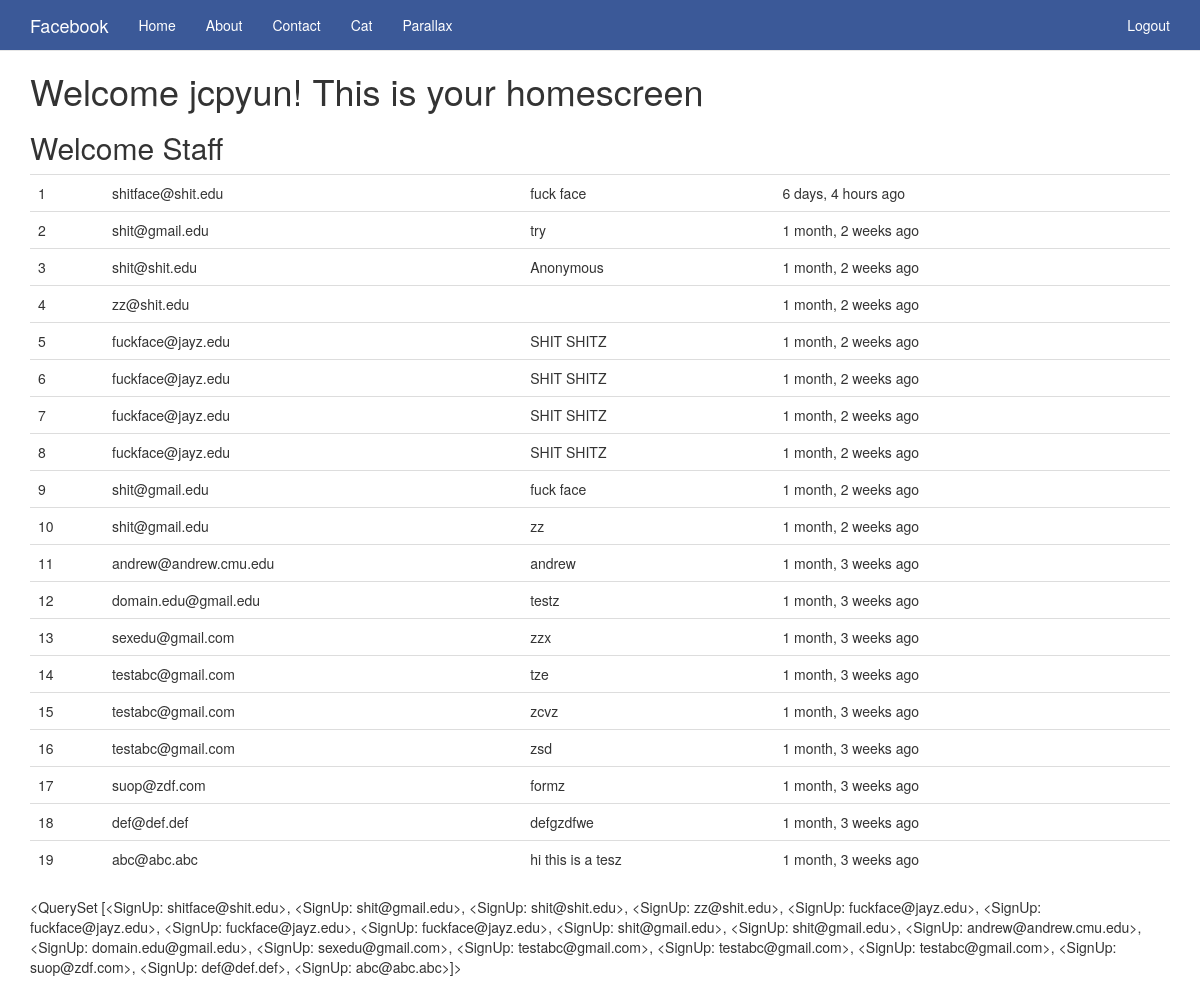
The app's page / (signed in) with its own data.
### doge/models.py (models this page shows)
class SignUp(models.Model):
	email = models.EmailField()
	full_name = models.CharField(blank = True, null = True, max_length = 120)
	timestamp = models.DateTimeField(auto_now_add=True,auto_now = False)
	updated = models.DateTimeField(auto_now_add=False,auto_now=True)
	def __unicode__(self):   #python 3.3 is __str__
		return self.email

### doge/views.py (the view, shortened to what this page needs)
# urls.py: 2. Add a URL to urlpatterns:  url(r'^$', views.home, name='home')
def home(request):
	title = "Early Access:"
	form = SignUpForm(request.POST or None)
	context = {
		"title": title,
		"form": form,
	}
	form = SignUpForm(request.POST or None)
	if request.user.is_authenticated() and request.user.is_staff:
		queryset = SignUp.objects.all().order_by('-timestamp')
		context = {
			"queryset":queryset,
		}
	return render(request, "home.html", context)

### templates/home.html (shortened to what this page needs)
<!DOCTYPE html>
{% extends "base.html" %}
{% load crispy_forms_tags %}
{% load staticfiles %}
{% block content %}
{% if request.user.is_authenticated %}
<h1> Welcome {{ request.user }}! This is your homescreen </h1>
{% if queryset %}
<h2> Welcome Staff </h2>
<table class='table'>
	{% for instance in queryset %}
	<tr><td>{{ forloop.counter}} </td><td>{{ instance }}</td><td>{{ instance.full_name }}</td><td>{{ instance.timestamp|timesince }} ago<td></tr>
{% endfor %}
</table>
{{ queryset }}
{% endif %}
{% endif %}
{% endblock %}

### static_in_pro/our_static/css/navbar-static-top.css (style rules this page uses)
body { min-height: 2000px; }

### records on screen
SignUp: email "shitface@shit.edu", full_name "fuck face", timestamp "6 days, 4 hours", email.email "<QuerySet [<SignUp: shitface@shit.edu>, <SignUp: shit@gmail.edu>, <SignUp: shit@shit.edu>, <SignUp: zz@shit.edu>, <SignUp: fuckface@jayz.edu>, <SignUp: fuckface@jayz.edu>, <SignUp: fuckface@jayz.edu>, <SignUp: fuckface@jayz.edu>, <SignUp: shit@gmail.edu>, <SignUp: shit@gmail.edu>, <SignUp: andrew@andrew.cmu.edu>, <SignUp: domain.edu@gmail.edu>, <SignUp: sexedu@gmail.com>, <SignUp: testabc@gmail.com>, <SignUp: testabc@gmail.com>, <SignUp: testabc@gmail.com>, <SignUp: suop@zdf.com>, <SignUp: def@def.def>, <SignUp: abc@abc.abc>]>"
SignUp: email "shit@gmail.edu", full_name "try", timestamp "1 month, 2 weeks"
SignUp: email "shit@shit.edu", full_name "Anonymous", timestamp "1 month, 2 weeks"
SignUp: email "zz@shit.edu", timestamp "1 month, 2 weeks"
SignUp: email "fuckface@jayz.edu", full_name "SHIT SHITZ", timestamp "1 month, 2 weeks"
SignUp: email "fuckface@jayz.edu", full_name "SHIT SHITZ", timestamp "1 month, 2 weeks"
SignUp: email "fuckface@jayz.edu", full_name "SHIT SHITZ", timestamp "1 month, 2 weeks"
SignUp: email "fuckface@jayz.edu", full_name "SHIT SHITZ", timestamp "1 month, 2 weeks"
SignUp: email "shit@gmail.edu", full_name "fuck face", timestamp "1 month, 2 weeks"
SignUp: email "shit@gmail.edu", full_name "zz", timestamp "1 month, 2 weeks"
SignUp: email "andrew@andrew.cmu.edu", full_name "andrew", timestamp "1 month, 3 weeks"
SignUp: email "domain.edu@gmail.edu", full_name "testz", timestamp "1 month, 3 weeks"
SignUp: email "sexedu@gmail.com", full_name "zzx", timestamp "1 month, 3 weeks"
SignUp: email "testabc@gmail.com", full_name "tze", timestamp "1 month, 3 weeks"
SignUp: email "testabc@gmail.com", full_name "zcvz", timestamp "1 month, 3 weeks"
SignUp: email "testabc@gmail.com", full_name "zsd", timestamp "1 month, 3 weeks"
SignUp: email "suop@zdf.com", full_name "formz", timestamp "1 month, 3 weeks"
SignUp: email "def@def.def", full_name "defgzdfwe", timestamp "1 month, 3 weeks"
SignUp: email "abc@abc.abc", full_name "hi this is a tesz", timestamp "1 month, 3 weeks"

### other values on screen
{{ request.user }} "jcpyun"
